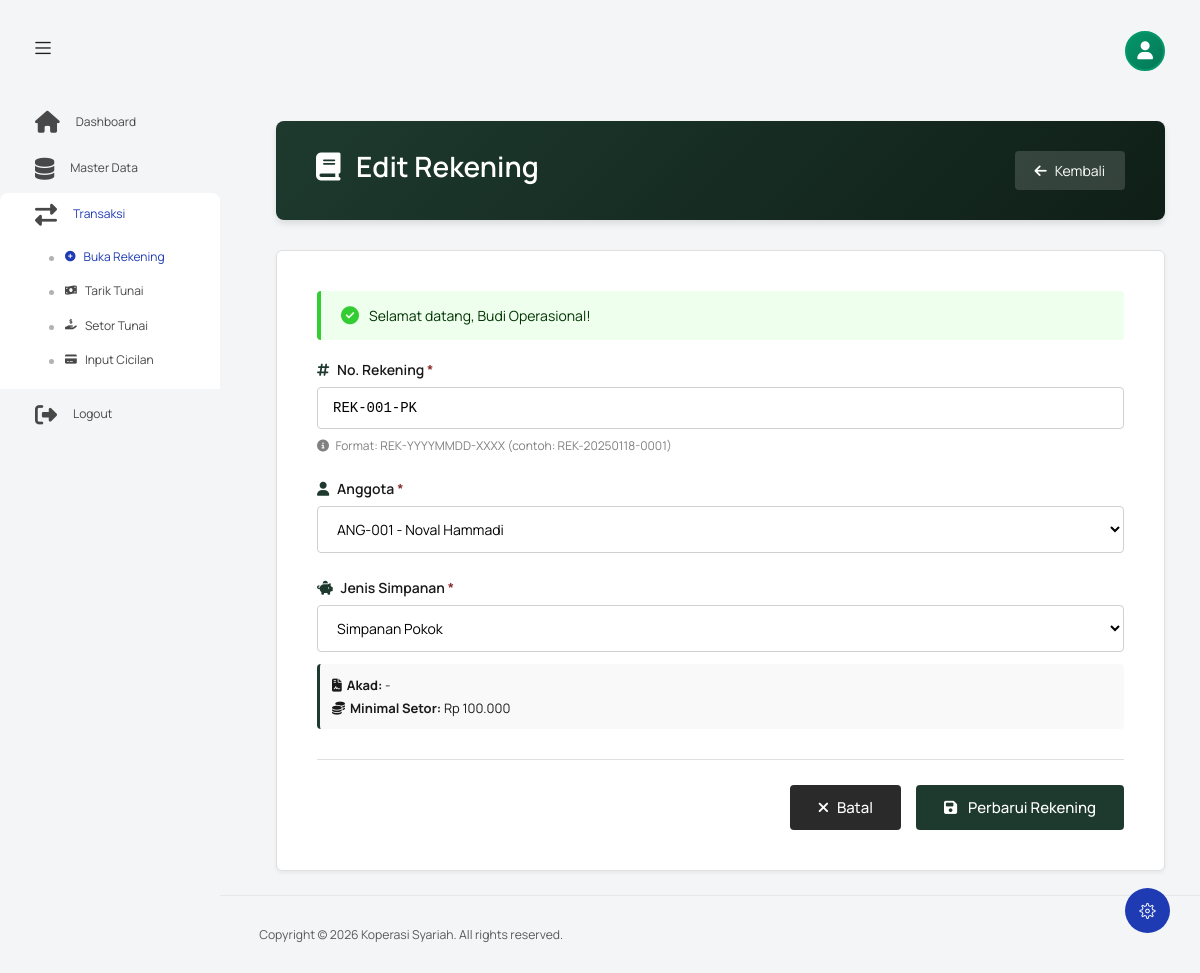
Page /index.php?controller=rekening&action=edit&no=REK-001-PK (signed in) on the committed database.
### tables this page shows
CREATE TABLE `tb_simpanan_anggota` (
  `id_simpanan` int NOT NULL,
  `no_rekening` varchar(20) DEFAULT NULL,
  `total_setoran` decimal(15,2) NOT NULL DEFAULT '0.00' COMMENT 'Total uang yang masuk',
  `total_penarikan` decimal(15,2) NOT NULL DEFAULT '0.00' COMMENT 'Total uang yang diambil',
  `saldo_terakhir` decimal(15,2) DEFAULT '0.00',
  `status` enum('Aktif','Tutup') DEFAULT 'Aktif',
  `id_anggota` int DEFAULT NULL,
  `id_jenis` int DEFAULT NULL
);

CREATE TABLE `tb_anggota` (
  `id_anggota` int NOT NULL,
  `no_anggota` varchar(20) NOT NULL,
  `nik` varchar(16) NOT NULL,
  `nama_lengkap` varchar(100) NOT NULL,
  `jenis_kelamin` enum('L','P') NOT NULL,
  `tempat_lahir` varchar(50) DEFAULT NULL,
  `tanggal_lahir` date DEFAULT NULL,
  `alamat` text,
  `no_hp` varchar(15) DEFAULT NULL,
  `pekerjaan` varchar(50) DEFAULT NULL,
  `username` varchar(50) DEFAULT NULL,
  `password` varchar(255) DEFAULT NULL,
  `status_aktif` enum('Aktif','Non-Aktif') DEFAULT 'Aktif',
  `tanggal_daftar` date DEFAULT NULL
);

CREATE TABLE `tb_jenis_simpanan` (
  `id_jenis` int NOT NULL,
  `nama_simpanan` varchar(50) DEFAULT NULL,
  `akad` varchar(50) DEFAULT NULL,
  `minimal_setor` decimal(15,2) DEFAULT NULL
);

### controllers/RekeningController.php (called while the page is built, shortened)
<?php
require_once __DIR__ . '/../models/RekeningModel.php';
class RekeningController
{
    private $rekeningModel;
    public function __construct()
    {
        $this->rekeningModel = new RekeningModel();
    }
    public function edit(): void
    {
        $noRekening = isset($_GET['no']) ? trim($_GET['no']) : '';
        $result = $this->rekeningModel->getRekeningByNo($noRekening);
        $anggotaResult = $this->rekeningModel->getDaftarAnggota();
        $daftarAnggota = $anggotaResult['status'] ? $anggotaResult['data'] : [];
        $jenisResult = $this->rekeningModel->getDaftarJenisSimpanan();
        $daftarJenis = $jenisResult['status'] ? $jenisResult['data'] : [];
        $formMode = 'edit';
        $data = $result['data'];
        require_once __DIR__ . '/../views/rekening/form.php';
    }
}

### config/koneksi.php (called while the page is built, shortened)
<?php
class Database {
    private $host = "localhost";
    private $username = "root";
    private $password = "";
    private $database = "kp-simpan-pinjam";
    public function getConnection() {
        $this->conn = null;
        try {
            $this->conn = new PDO(
                "mysql:host=" . $this->host . ";dbname=" . $this->database . ";charset=utf8mb4",
                $this->username,
                $this->password
            );
            $this->conn->setAttribute(PDO::ATTR_ERRMODE, PDO::ERRMODE_EXCEPTION);
            $this->conn->setAttribute(PDO::ATTR_DEFAULT_FETCH_MODE, PDO::FETCH_ASSOC);
        } catch(PDOException $exception) {
            error_log("Database connection error: " . $exception->getMessage());
            error_log("Database: " . $this->database);
            error_log("Host: " . $this->host);
            $this->conn = null;
        }
        return $this->conn;
    }
}
?>

### models/RekeningModel.php (called while the page is built, shortened)
<?php
require_once __DIR__ . '/../config/koneksi.php';
class RekeningModel
{
    private $conn;
    public function __construct()
    {
        $database = new Database();
        $this->conn = $database->getConnection();
    }
    public function getRekeningByNo(string $noRekening): array
    {
        try {
            $query = "SELECT
                        sa.no_rekening,
                        sa.id_anggota,
                        sa.id_jenis,
                        a.no_anggota,
                        a.nama_lengkap,
                        a.nik,
                        a.no_hp,
                        a.alamat,
                        js.nama_simpanan,
                        js.akad,
                        js.minimal_setor
                      FROM tb_simpanan_anggota sa
                      INNER JOIN tb_anggota a ON sa.id_anggota = a.id_anggota
                      INNER JOIN tb_jenis_simpanan js ON sa.id_jenis = js.id_jenis
                      WHERE sa.no_rekening = :no_rekening
                      LIMIT 1";
            $stmt = $this->conn->prepare($query);
            $stmt->bindParam(':no_rekening', $noRekening, PDO::PARAM_STR);
            $stmt->execute();
            $data = $stmt->fetch(PDO::FETCH_ASSOC);
            if ($data) {
                return [
                    'status' => true,
                    'data' => $data,
                    'message' => 'Data rekening ditemukan'
                ];
            }
            return [
                'status' => false,
                'message' => 'Rekening tidak ditemukan'
            ];
        } catch (PDOException $e) {
            error_log("[RekeningModel] GetByNo Error: " . $e->getMessage());
            return [
                'status' => false,
                'message' => 'Terjadi kesalahan saat mengambil data rekening'
            ];
        }
    }
    public function getDaftarAnggota(): array
    {
        try {
            $query = "SELECT id_anggota, no_anggota, nama_lengkap, status_aktif
                      FROM tb_anggota
                      WHERE status_aktif = 'Aktif'
                      ORDER BY nama_lengkap ASC";
            $stmt = $this->conn->prepare($query);
            $stmt->execute();
            $data = $stmt->fetchAll(PDO::FETCH_ASSOC);
            return [
                'status' => true,
                'data' => $data
            ];
        } catch (PDOException $e) {
            error_log("[RekeningModel] GetDaftarAnggota Error: " . $e->getMessage());
            return [
                'status' => false,
                'data' => []
            ];
        }
    }
    public function getDaftarJenisSimpanan(): array
    {
        try {
            $query = "SELECT id_jenis, nama_simpanan, akad, minimal_setor
                      FROM tb_jenis_simpanan
                      ORDER BY nama_simpanan ASC";
            $stmt = $this->conn->prepare($query);
            $stmt->execute();
            $data = $stmt->fetchAll(PDO::FETCH_ASSOC);
            return [
                'status' => true,
                'data' => $data
            ];
        } catch (PDOException $e) {
            error_log("[RekeningModel] GetDaftarJenisSimpanan Error: " . $e->getMessage());
            return [
                'status' => false,
                'data' => []
            ];
        }
    }
}

### views/rekening/form.php (the view, shortened to what this page needs)
<?php
$flash_success = $_SESSION['flash_success'] ?? null;
?>
<?php include('template/header.php'); ?>
<body class="with-welcome-text">
  <div class="container-scroller">
    <?php include 'template/navbar.php'; ?>
    <div class="container-fluid page-body-wrapper">
      <?php include 'template/setting_panel.php'; ?>
      <?php include 'template/sidebar.php'; ?>
      <div class="main-panel">
        <div class="content-wrapper">
          <div class="row">
            <div class="col-sm-12">
              <div style="background: linear-gradient(135deg, #1e3a2f 0%, #0f1f17 100%); color: white; padding: 30px 40px; border-radius: 8px; margin-bottom: 30px; box-shadow: 0 4px 6px rgba(0, 0, 0, 0.1);">
                <div style="display: flex; justify-content: space-between; align-items: center;">
                  <div>
                    <h2 style="font-size: 28px; font-weight: 600; margin: 0 0 8px 0; color: white;">
                      <i class="fas fa-book" style="margin-right: 10px;"></i>
                      <?= $formMode === 'create' ? 'Buat Rekening Baru' : 'Edit Rekening' ?>
                    </h2>
                  </div>
                  <div style="display: flex; gap: 10px;">
                    <a href="index.php?controller=rekening&action=index"
                       style="padding: 10px 20px; background: rgba(255, 255, 255, 0.15); color: white; border-radius: 4px; text-decoration: none; font-size: 14px; transition: all 0.3s ease;">
                      <i class="fas fa-arrow-left" style="margin-right: 8px;"></i>Kembali
                    </a>
                  </div>
                </div>
              </div>
              <div style="background: white; border: 1px solid #e0e0e0; border-radius: 6px; padding: 40px; box-shadow: 0 2px 4px rgba(0, 0, 0, 0.06);">
                <?php if ($flash_success): ?>
                  <div style="background: #efe; border-left: 4px solid #3c3; padding: 15px 20px; border-radius: 4px; margin-bottom: 20px;">
                    <div style="display: flex; align-items: center; gap: 10px;">
                      <i class="fas fa-check-circle" style="color: #3c3; font-size: 18px;"></i>
                      <span style="color: #030; font-size: 14px;"><?= htmlspecialchars($flash_success) ?></span>
                    </div>
                  </div>
                <?php endif; ?>
                <form method="POST" action="<?= $formMode === 'create' ? 'index.php?controller=rekening&action=store' : 'index.php?controller=rekening&action=update&no=' . urlencode($data['no_rekening']) ?>"
                      id="rekeningForm"
                      novalidate>
                  <div style="margin-bottom: 25px;">
                    <label for="no_rekening" style="display: block; font-size: 14px; font-weight: 600; color: #1a1a1a; margin-bottom: 8px;">
                      <i class="fas fa-hashtag" style="margin-right: 5px; color: #1e3a2f;"></i>
                      No. Rekening <span style="color: #8b2a2a;">*</span>
                    </label>
                    <input type="text"
                           id="no_rekening"
                           name="no_rekening"
                           value="<?= $formMode === 'create' ? htmlspecialchars($noRekening) : htmlspecialchars($data['no_rekening'] ?? '') ?>"
                           required
                           pattern="^REK-\d{8}-\d{4}$"
                           placeholder="REK-YYYYMMDD-XXXX"
                           style="width: 100%; padding: 12px 15px; border: 1px solid #d0d0d0; border-radius: 4px; font-size: 14px; font-family: 'Courier New', monospace; <?= $formMode === 'create' ? 'background: #f9f9f9;' : '' ?>">
                    <?php if ($formMode === 'create'): ?>
                      <div style="margin-top: 8px; font-size: 12px; color: #808080;">
                        <i class="fas fa-info-circle" style="margin-right: 4px;"></i>
                        No. Rekening digenerate otomatis (tidak dapat diubah)
                      </div>
                    <?php else: ?>
                      <div style="margin-top: 8px; font-size: 12px; color: #808080;">
                        <i class="fas fa-info-circle" style="margin-right: 4px;"></i>
                        Format: REK-YYYYMMDD-XXXX (contoh: REK-20250118-0001)
                      </div>
                    <?php endif; ?>
                  </div>
                  <div style="margin-bottom: 25px;">
                    <label for="id_anggota" style="display: block; font-size: 14px; font-weight: 600; color: #1a1a1a; margin-bottom: 8px;">
                      <i class="fas fa-user" style="margin-right: 5px; color: #1e3a2f;"></i>
                      Anggota <span style="color: #8b2a2a;">*</span>
                    </label>
                    <select id="id_anggota"
                            name="id_anggota"
                            required
                            style="width: 100%; padding: 12px 15px; border: 1px solid #d0d0d0; border-radius: 4px; font-size: 14px; background: white;">
                      <?php if (!empty($daftarAnggota)): ?>
                        <?php foreach ($daftarAnggota as $anggota): ?>
                          <option value="<?= $anggota['id_anggota'] ?>"
                                  <?= ($formMode === 'edit' && ($data['id_anggota'] ?? '') == $anggota['id_anggota']) ? 'selected' : '' ?>>
                            <?= htmlspecialchars($anggota['no_anggota']) ?> - <?= htmlspecialchars($anggota['nama_lengkap']) ?>
                          </option>
                        <?php endforeach; ?>
                      <?php endif; ?>
                    </select>
                  </div>
                  <div style="margin-bottom: 30px;">
                    <label for="id_jenis" style="display: block; font-size: 14px; font-weight: 600; color: #1a1a1a; margin-bottom: 8px;">
                      <i class="fas fa-piggy-bank" style="margin-right: 5px; color: #1e3a2f;"></i>
                      Jenis Simpanan <span style="color: #8b2a2a;">*</span>
                    </label>
                    <select id="id_jenis"
                            name="id_jenis"
                            required
                            style="width: 100%; padding: 12px 15px; border: 1px solid #d0d0d0; border-radius: 4px; font-size: 14px; background: white;">
                      <?php if (!empty($daftarJenis)): ?>
                        <?php foreach ($daftarJenis as $jenis): ?>
                          <option value="<?= $jenis['id_jenis'] ?>"
                                  data-akad="<?= htmlspecialchars($jenis['akad']) ?>"
                                  data-minimal="<?= htmlspecialchars($jenis['minimal_setor']) ?>"
                                  <?= ($formMode === 'edit' && ($data['id_jenis'] ?? '') == $jenis['id_jenis']) ? 'selected' : '' ?>>
                            <?= htmlspecialchars($jenis['nama_simpanan']) ?>
                          </option>
                        <?php endforeach; ?>
                      <?php endif; ?>
                    </select>
                    <div id="infoJenis" style="margin-top: 12px; padding: 12px; background: #f9f9f9; border-radius: 4px; border-left: 3px solid #1e3a2f; display: none;">
                      <div style="font-size: 13px; color: #1a1a1a;">
                        <strong><i class="fas fa-file-contract" style="margin-right: 5px;"></i>Akad:</strong>
                        <span id="infoAkad">-</span>
                      </div>
                      <div style="font-size: 13px; color: #1a1a1a; margin-top: 5px;">
                        <strong><i class="fas fa-coins" style="margin-right: 5px;"></i>Minimal Setor:</strong>
                        <span id="infoMinimal">Rp 0</span>
                      </div>
                    </div>
                  </div>
                  <div style="border-top: 1px solid #e0e0e0; padding-top: 25px; margin-top: 30px;">
                    <div style="display: flex; gap: 15px; justify-content: flex-end;">
                      <a href="index.php?controller=rekening&action=index"
                         style="padding: 12px 28px; background: #2a2a2a; color: white; border-radius: 4px; text-decoration: none; font-size: 15px; font-weight: 500; transition: all 0.3s ease;">
                        <i class="fas fa-times" style="margin-right: 8px;"></i>Batal
                      </a>
                      <button type="submit"
                              style="padding: 12px 28px; background: #1e3a2f; color: white; border: none; border-radius: 4px; font-size: 15px; font-weight: 500; cursor: pointer; transition: all 0.3s ease;">
                        <i class="fas fa-save" style="margin-right: 8px;"></i>
                        <?= $formMode === 'create' ? 'Simpan Rekening' : 'Perbarui Rekening' ?>
                      </button>
                    </div>
                  </div>
                </form>
              </div>
            </div>
          </div>
        </div>
        <footer class="footer">
          <div class="d-sm-flex justify-content-center justify-content-sm-between">
            <span class="text-muted text-center text-sm-left d-block d-sm-inline-block">
              Copyright © <?= date('Y') ?> Koperasi Syariah. All rights reserved.
            </span>
          </div>
        </footer>
      </div>
    </div>
  </div>
</body>
</html>

### rows in the picture
tb_simpanan_anggota: no_rekening "REK-001-PK", id_anggota "ANG-001 - Noval Hammadi", id_jenis "Simpanan Pokok"

### other values in the picture
$flash_success "Selamat datang, Budi Operasional!"
